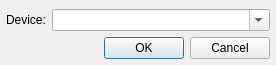
<?xml version="1.0" encoding="UTF-8"?>
<ui version="4.0">
 <class>SettingsDialog</class>
 <widget class="QDialog" name="SettingsDialog">
  <property name="geometry">
   <rect>
    <x>0</x>
    <y>0</y>
    <width>276</width>
    <height>64</height>
   </rect>
  </property>
  <property name="windowTitle">
   <string>WASAPI Plugin Settings</string>
  </property>
  <layout class="QGridLayout">
   <property name="leftMargin">
    <number>6</number>
   </property>
   <property name="topMargin">
    <number>9</number>
   </property>
   <property name="rightMargin">
    <number>6</number>
   </property>
   <property name="bottomMargin">
    <number>6</number>
   </property>
   <property name="spacing">
    <number>6</number>
   </property>
   <item row="0" column="1" colspan="2">
    <widget class="QComboBox" name="deviceComboBox">
     <property name="sizePolicy">
      <sizepolicy hsizetype="Expanding" vsizetype="Fixed">
       <horstretch>0</horstretch>
       <verstretch>0</verstretch>
      </sizepolicy>
     </property>
     <property name="editable">
      <bool>true</bool>
     </property>
    </widget>
   </item>
   <item row="1" column="0" colspan="3">
    <widget class="QDialogButtonBox" name="buttonBox">
     <property name="standardButtons">
      <set>QDialogButtonBox::Cancel|QDialogButtonBox::Ok</set>
     </property>
    </widget>
   </item>
   <item row="0" column="0">
    <widget class="QLabel" name="label">
     <property name="sizePolicy">
      <sizepolicy hsizetype="Maximum" vsizetype="Preferred">
       <horstretch>0</horstretch>
       <verstretch>0</verstretch>
      </sizepolicy>
     </property>
     <property name="text">
      <string>Device:</string>
     </property>
    </widget>
   </item>
  </layout>
 </widget>
 <resources/>
 <connections>
  <connection>
   <sender>buttonBox</sender>
   <signal>accepted()</signal>
   <receiver>SettingsDialog</receiver>
   <slot>accept()</slot>
   <hints>
    <hint type="sourcelabel">
     <x>179</x>
     <y>51</y>
    </hint>
    <hint type="destinationlabel">
     <x>274</x>
     <y>2</y>
    </hint>
   </hints>
  </connection>
  <connection>
   <sender>buttonBox</sender>
   <signal>rejected()</signal>
   <receiver>SettingsDialog</receiver>
   <slot>reject()</slot>
   <hints>
    <hint type="sourcelabel">
     <x>231</x>
     <y>46</y>
    </hint>
    <hint type="destinationlabel">
     <x>271</x>
     <y>44</y>
    </hint>
   </hints>
  </connection>
 </connections>
</ui>
